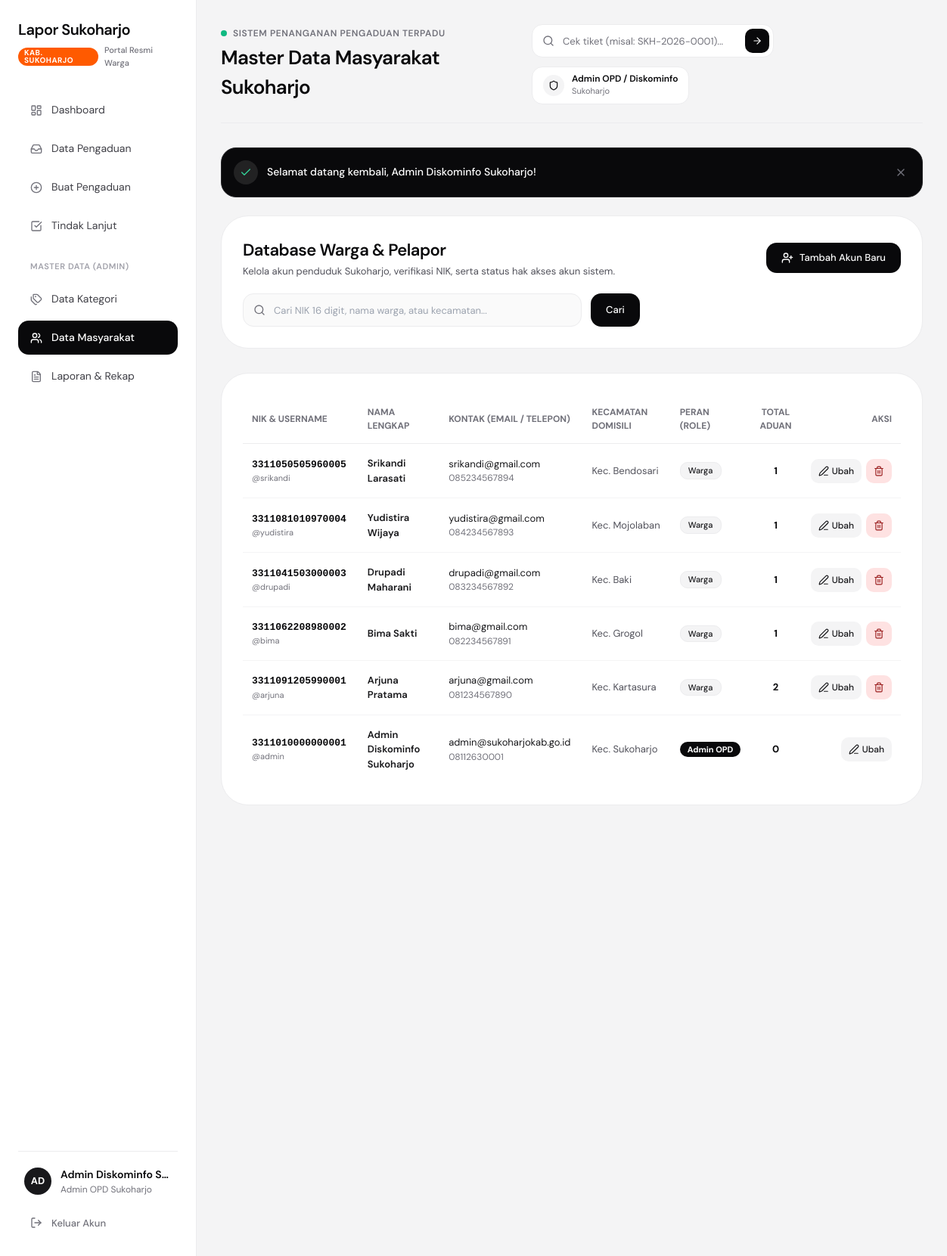
The app's page /masyarakat.php (signed in) with its own data.
### tables this page shows
CREATE TABLE `users` (
    `id_user` INT AUTO_INCREMENT PRIMARY KEY,
    `nik` VARCHAR(16) NOT NULL UNIQUE,
    `nama_lengkap` VARCHAR(100) NOT NULL,
    `username` VARCHAR(50) NOT NULL UNIQUE,
    `email` VARCHAR(100) NOT NULL,
    `telepon` VARCHAR(20) NOT NULL,
    `kecamatan` VARCHAR(100) NOT NULL DEFAULT 'Sukoharjo',
    `password` VARCHAR(255) NOT NULL,
    `role` ENUM('admin', 'warga') NOT NULL DEFAULT 'warga',
    `created_at` DATETIME NOT NULL DEFAULT CURRENT_TIMESTAMP
);

### masyarakat.php (the view, shortened to what this page needs)
<?php
require_once __DIR__ . '/config/koneksi.php';
require_once __DIR__ . '/config/auth.php';
$currentUserId = current_user_id();
$search = trim($_GET['search'] ?? '');
$sql = "SELECT u.*, COUNT(p.id_pengaduan) as total_laporan
        FROM users u
        LEFT JOIN pengaduan p ON u.id_user = p.id_user ";
$sql .= "GROUP BY u.id_user ORDER BY u.created_at DESC";
$stmt = mysqli_prepare($koneksi, $sql);
mysqli_stmt_execute($stmt);
$result = mysqli_stmt_get_result($stmt);
require_once __DIR__ . '/includes/head.php';
?>
<div class="flex min-h-screen">
    <?php require_once __DIR__ . '/includes/sidebar.php'; ?>
    <main class="ml-[260px] flex-1 p-8 max-w-[1200px] w-full">
        <?php require_once __DIR__ . '/includes/topbar.php'; ?>
        <?= render_flash_alerts(); ?>
        <div class="bg-white rounded-[36px] border border-[#ececee] p-[28px] mb-8">
            <div class="flex flex-col sm:flex-row sm:items-center justify-between gap-4">
                <div>
                    <h2 class="text-[22px] font-semibold text-[#09090b] tracking-tight">
                        Database Warga & Pelapor
                    </h2>
                    <p class="text-[13px] text-[#52525b] mt-0.5">
                        Kelola akun penduduk Sukoharjo, verifikasi NIK, serta status hak akses akun sistem.
                    </p>
                </div>
                <button type="button"
                        onclick="openCreateModal()"
                        class="bg-[#09090b] hover:bg-[#18181b] text-white px-5 py-2.5 rounded-[14px] text-[13px] font-medium flex items-center gap-2 transition cursor-pointer">
                    <i data-lucide="user-plus" class="w-4 h-4"></i>
                    <span>Tambah Akun Baru</span>
                </button>
            </div>
            <form action="masyarakat.php" method="GET" class="mt-5 flex items-center gap-3">
                <div class="relative flex-1 max-w-md">
                    <input type="text"
                           name="search"
                           value="<?= htmlspecialchars($search); ?>"
                           placeholder="Cari NIK 16 digit, nama warga, atau kecamatan..."
                           class="w-full h-11 pl-10 pr-4 bg-[#fafafa] border border-[#ececee] focus:border-[#09090b] rounded-[14px] text-[13px] text-[#18181b] outline-none transition">
                </div>
                <button type="submit" class="h-11 px-5 bg-[#09090b] text-white rounded-[14px] text-[13px] font-medium transition">
                    Cari
                </button>
            </form>
        </div>
        <div class="bg-white rounded-[36px] border border-[#ececee] p-[28px] overflow-hidden">
            <div class="overflow-x-auto">
                <table class="w-full text-left border-collapse">
                    <thead>
                        <tr class="border-b border-[#ececee] text-[12px] text-[#71717a] uppercase font-semibold">
                            <th class="py-3.5 px-3">NIK & Username</th>
                            <th class="py-3.5 px-4">Nama Lengkap</th>
                            <th class="py-3.5 px-4">Kontak (Email / Telepon)</th>
                            <th class="py-3.5 px-3">Kecamatan Domisili</th>
                            <th class="py-3.5 px-3">Peran (Role)</th>
                            <th class="py-3.5 px-3 text-center">Total Aduan</th>
                            <th class="py-3.5 px-3 text-right">Aksi</th>
                        </tr>
                    </thead>
                    <tbody class="divide-y divide-[#f4f4f5] text-[13px]">
                        <?php if (mysqli_num_rows($result) > 0): ?>
                            <?php while ($row = mysqli_fetch_assoc($result)): ?>
                                <tr class="hover:bg-[#fafafa] transition">
                                    <td class="py-4 px-3 whitespace-nowrap">
                                        <div class="font-mono font-bold text-[#09090b]">
                                            <?= htmlspecialchars($row['nik']); ?>
                                        </div>
                                        <div class="text-[11px] text-[#71717a]">
                                            @<?= htmlspecialchars($row['username']); ?>
                                        </div>
                                    </td>
                                    <td class="py-4 px-4 font-semibold text-[#18181b]">
                                        <?= htmlspecialchars($row['nama_lengkap']); ?>
                                    </td>
                                    <td class="py-4 px-4">
                                        <div class="text-[#18181b]"><?= htmlspecialchars($row['email']); ?></div>
                                        <div class="text-[12px] text-[#71717a]"><?= htmlspecialchars($row['telepon']); ?></div>
                                    </td>
                                    <td class="py-4 px-3 text-[#52525b] whitespace-nowrap">
                                        Kec. <?= htmlspecialchars($row['kecamatan']); ?>
                                    </td>
                                    <td class="py-4 px-3 whitespace-nowrap">
                                        <?php if ($row['role'] === 'admin'): ?>
                                            <span class="inline-flex items-center gap-1 bg-[#09090b] text-white text-[11px] font-bold px-2.5 py-0.5 rounded-[10px]">
                                                Admin OPD
                                            </span>
                                        <?php else: ?>
                                            <span class="inline-flex items-center gap-1 bg-[#f4f4f5] text-[#18181b] border border-[#ececee] text-[11px] font-medium px-2.5 py-0.5 rounded-[10px]">
                                                Warga
                                            </span>
                                        <?php endif; ?>
                                    </td>
                                    <td class="py-4 px-3 text-center whitespace-nowrap">
                                        <span class="font-bold text-[#09090b]"><?= (int)$row['total_laporan']; ?></span>
                                    </td>
                                    <td class="py-4 px-3 text-right whitespace-nowrap">
                                        <div class="inline-flex items-center gap-1.5">
                                            <button type="button"
                                                    onclick="openEditModal('<?= $row['id_user']; ?>', '<?= htmlspecialchars(addslashes($row['nama_lengkap'])); ?>', '<?= htmlspecialchars(addslashes($row['email'])); ?>', '<?= htmlspecialchars(addslashes($row['telepon'])); ?>', '<?= htmlspecialchars(addslashes($row['kecamatan'])); ?>', '<?= $row['role']; ?>')"
                                                    class="h-8 px-2.5 bg-[#f4f4f5] hover:bg-[#09090b] hover:text-white rounded-[10px] text-[12px] font-medium flex items-center gap-1 transition"
                                                    title="Ubah Profil Warga">
                                                <i data-lucide="edit-3" class="w-3.5 h-3.5"></i>
                                                <span>Ubah</span>
                                            </button>
                                            <?php if ($row['id_user'] != $currentUserId): ?>
                                                <button type="button"
                                                        onclick="openDeleteModal('<?= $row['id_user']; ?>', '<?= htmlspecialchars(addslashes($row['nama_lengkap'])); ?>')"
                                                        class="h-8 px-2.5 bg-[#fee2e2] text-[#991b1b] hover:bg-rose-600 hover:text-white rounded-[10px] text-[12px] font-medium flex items-center gap-1 transition"
                                                        title="Hapus Akun">
                                                    <i data-lucide="trash-2" class="w-3.5 h-3.5"></i>
                                                </button>
                                            <?php endif; ?>
                                        </div>
                                    </td>
                                </tr>
                            <?php endwhile; ?>
                        <?php endif; ?>
                    </tbody>
                </table>
            </div>
        </div>
    </main>
</div>
<?php require_once __DIR__ . '/includes/footer.php'; ?>

### includes/head.php (style rules this page uses)
body { font-family: 'DM Sans', -apple-system, BlinkMacSystemFont, "Segoe UI", Roboto, sans-serif; -webkit-font-smoothing: antialiased; -moz-osx-font-smoothing: grayscale; }

### records on screen
users: nik "3311050505960005", username "srikandi", nama_lengkap "Srikandi Larasati", email "srikandi@gmail.com", telepon "085234567894", kecamatan "Bendosari", role "Warga", total_laporan "1"
users: nik "3311081010970004", username "yudistira", nama_lengkap "Yudistira Wijaya", email "yudistira@gmail.com", telepon "084234567893", kecamatan "Mojolaban", role "Warga", total_laporan "1"
users: nik "3311041503000003", username "drupadi", nama_lengkap "Drupadi Maharani", email "drupadi@gmail.com", telepon "083234567892", kecamatan "Baki", role "Warga", total_laporan "1"
users: nik "3311062208980002", username "bima", nama_lengkap "Bima Sakti", email "bima@gmail.com", telepon "082234567891", kecamatan "Grogol", role "Warga", total_laporan "1"
users: nik "3311091205990001", username "arjuna", nama_lengkap "Arjuna Pratama", email "arjuna@gmail.com", telepon "081234567890", kecamatan "Kartasura", role "Warga", total_laporan "2"
users: nik "3311010000000001", username "admin", nama_lengkap "Admin Diskominfo Sukoharjo", email "admin@sukoharjokab.go.id", telepon "08112630001", kecamatan "Sukoharjo", role "Admin OPD", total_laporan "0"

### other values on screen
substr($user['nama_lengkap'], 0, 2) "AD"
$user['nama_lengkap'] "Admin Diskominfo S…"
$page_heading "Master Data Masyarakat Sukoharjo"
$user['kecamatan'] "Sukoharjo"
$msg "Selamat datang kembali, Admin Diskominfo Sukoharjo!"
